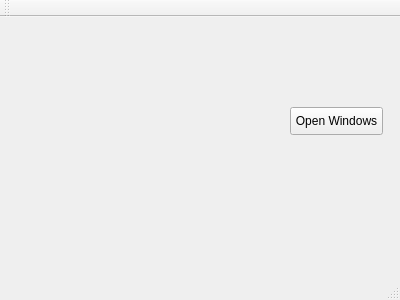
<?xml version="1.0" encoding="UTF-8"?>
<ui version="4.0">
 <class>MainWindow</class>
 <widget class="QMainWindow" name="MainWindow">
  <property name="geometry">
   <rect>
    <x>0</x>
    <y>0</y>
    <width>400</width>
    <height>300</height>
   </rect>
  </property>
  <property name="windowTitle">
   <string>MainWindow</string>
  </property>
  <widget class="QWidget" name="centralWidget">
   <widget class="QPushButton" name="pushButton">
    <property name="geometry">
     <rect>
      <x>290</x>
      <y>90</y>
      <width>93</width>
      <height>28</height>
     </rect>
    </property>
    <property name="text">
     <string>Open Windows</string>
    </property>
   </widget>
  </widget>
  <widget class="QMenuBar" name="menuBar">
   <property name="geometry">
    <rect>
     <x>0</x>
     <y>0</y>
     <width>400</width>
     <height>26</height>
    </rect>
   </property>
  </widget>
  <widget class="QToolBar" name="mainToolBar">
   <attribute name="toolBarArea">
    <enum>TopToolBarArea</enum>
   </attribute>
   <attribute name="toolBarBreak">
    <bool>false</bool>
   </attribute>
  </widget>
  <widget class="QStatusBar" name="statusBar"/>
 </widget>
 <layoutdefault spacing="6" margin="11"/>
 <resources/>
 <connections/>
</ui>
